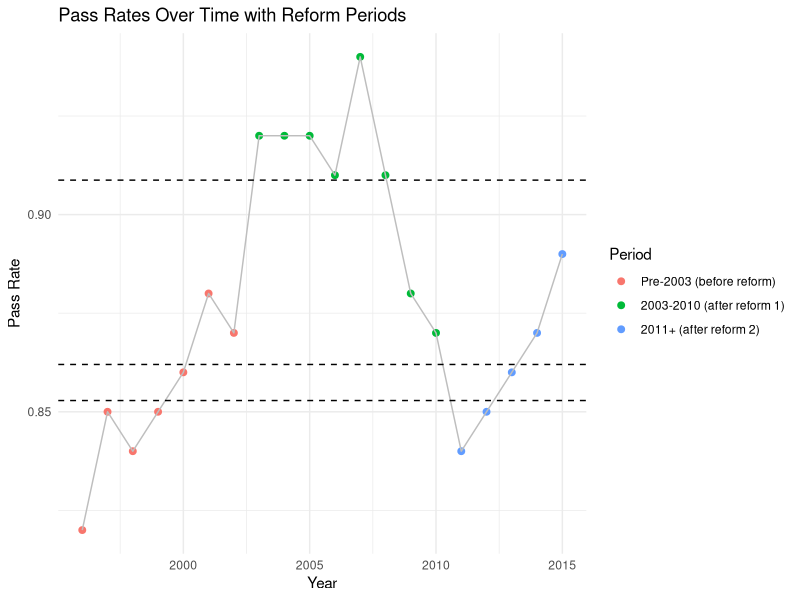
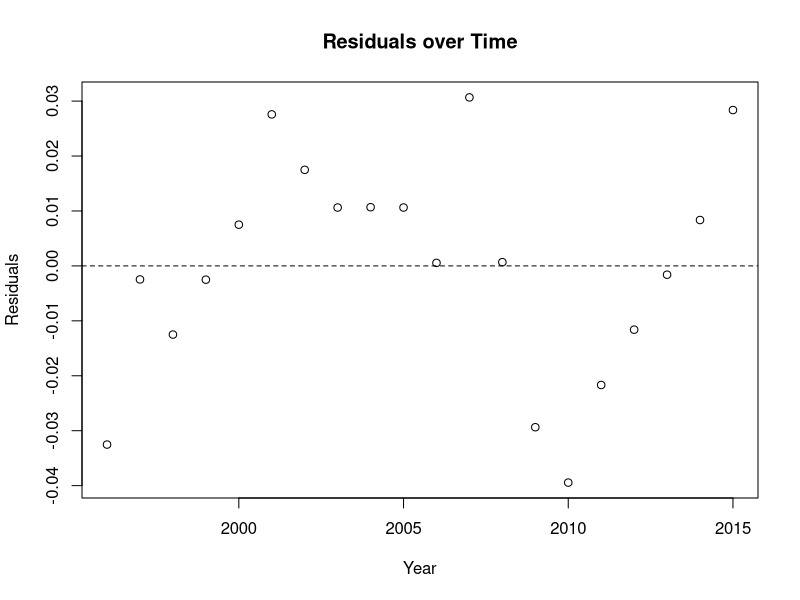
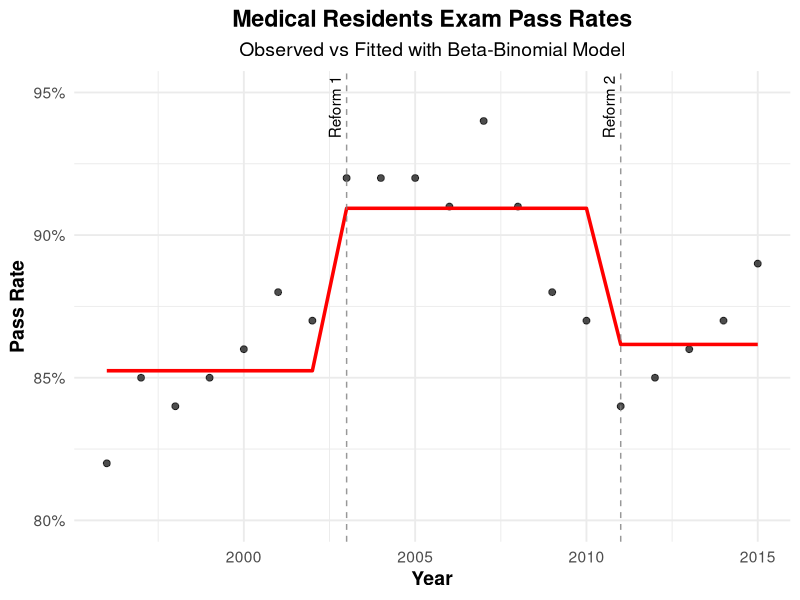
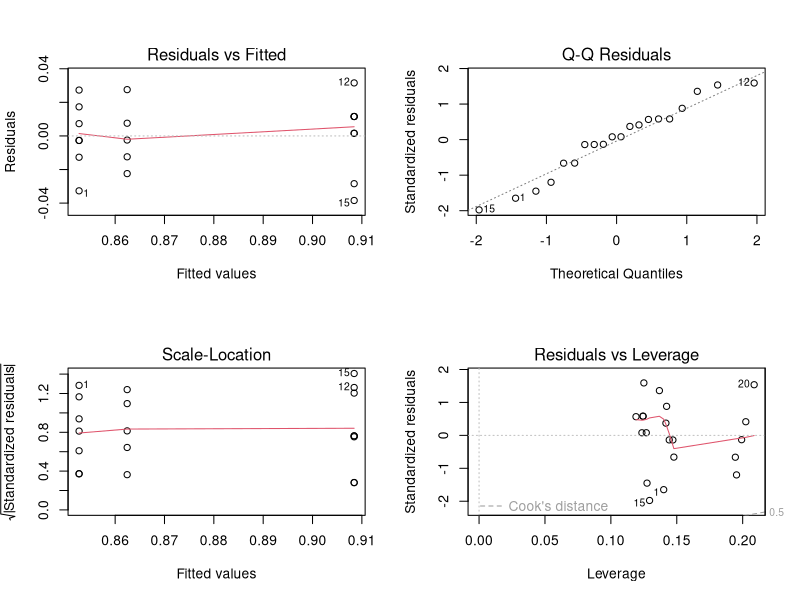
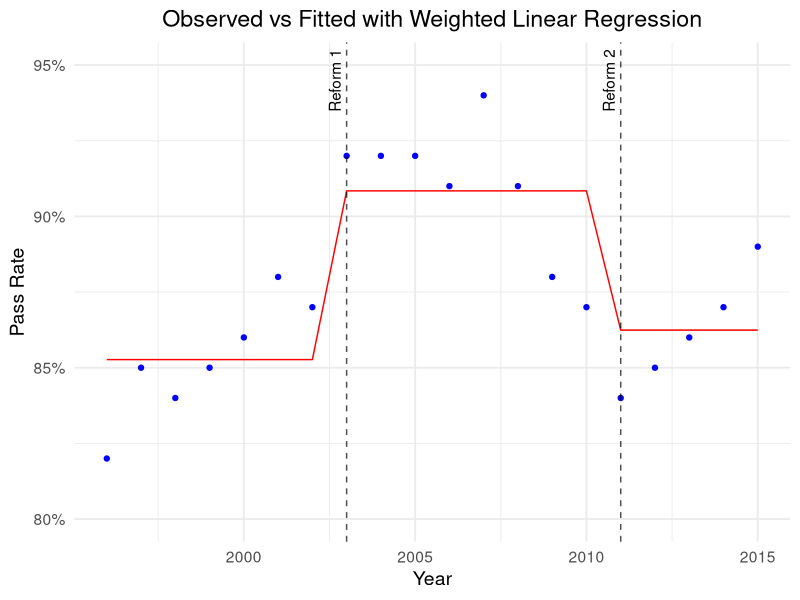

Source code (R) for these figures, in order:
## ---- chunk 1
data <- read.table("data.txt", header = TRUE, as.is = TRUE)
head(data)
## ---- chunk 2
library(dplyr)
library(ggplot2)

# Split up reform periods
data$Period <- cut(
  data$Year,
  breaks = c(1995, 2002, 2010, 2020),
  labels = c(
    "Pre-2003 (before reform)",
    "2003-2010 (after reform 1)",
    "2011+ (after reform 2)"
  )
)

# Compute average Pct for each period
period_means <- data |>
  group_by(Period) |>
  summarise(mean_pct = mean(Pct, na.rm = TRUE))

# Plot points, lines, and dashed horizontal lines
ggplot(data, aes(x = Year, y = Pct, color = Period)) +
  geom_point(size = 2) +
  geom_line(aes(group = 1), color = "grey") +
  geom_hline(
    data = period_means,
    aes(yintercept = mean_pct),
    linetype = "dashed",
    color = "black"
  ) +
  labs(
    title = "Pass Rates Over Time with Reform Periods",
    y = "Pass Rate",
    x = "Year"
  ) +
  theme_minimal()

aggregate(Pct ~ Period, data, mean)
## ---- chunk 3
library(VGAM)
library(ggplot2)
library(dplyr)
library(scales)
library(broom)
library(car)
library(sandwich)
## ---- chunk 4

x <- read.table("data.txt", header = TRUE, as.is = TRUE)

x$Pass <- round(x$N * x$Pct)
x$Fail <- x$N - x$Pass

x$timeperiod <- rep(1, nrow(x))
x$timeperiod[x$Year > 2002] <- 2
x$timeperiod[x$Year > 2010] <- 3
x$timeperiod <- factor(x$timeperiod, levels = c(1,2,3), 
                       labels = c("tp1","tp2","tp3"))

bb_model <- vglm(cbind(Pass, Fail) ~ timeperiod, betabinomial, data = x)
binomial_model <- glm(cbind(Pass, Fail) ~ timeperiod, family = binomial, data = x)


coef_all <- Coef(bb_model)
se_all   <- sqrt(diag(vcov(bb_model)))

coef_mu  <- coef_all[c("(Intercept):1", "timeperiodtp2", "timeperiodtp3")]
coef_rho <- coef_all["(Intercept):2"]

se_mu  <- se_all[c("(Intercept):1", "timeperiodtp2", "timeperiodtp3")]
se_rho <- se_all["(Intercept):2"]

z_mu  <- coef_mu / se_mu
z_rho <- coef_rho / se_rho

p_mu  <- 2 * pnorm(-abs(z_mu))
p_rho <- 2 * pnorm(-abs(z_rho))

odds_ratios <- exp(coef_mu)
pred_probs  <- plogis(coef_mu)

ci_lower <- exp(coef_mu - 1.96*se_mu)
ci_upper <- exp(coef_mu + 1.96*se_mu)

summary_table <- data.frame(
  Predictor = c("(Intercept) mu", "timeperiodtp2", "timeperiodtp3", "(Intercept) rho"),
  Log_Odds  = round(c(coef_mu, coef_rho), 3),
  Std_Error = round(c(se_mu, se_rho), 3),
  Z_value   = round(c(z_mu, z_rho), 3),
  P_value   = signif(c(p_mu, p_rho), 3),
  Odds_Ratio = c(round(odds_ratios,3), NA),
  CI_lower   = c(round(ci_lower,3), NA),
  CI_upper   = c(round(ci_upper,3), NA),
  Predicted_Prob = c(round(pred_probs,3), NA)
)
print("=== Model Summary Table (aligned correctly) ===")
print(summary_table)

cat("Beta-Binomial AIC:", AIC(bb_model), "\n")
cat("Standard Binomial AIC:", AIC(binomial_model), "\n")

x$fitted_prob <- fitted(bb_model)[,1]
x$resid_resp  <- residuals(bb_model, type = "response")
## ---- chunk 5
# Residual Plot
plot(x$Year, x$resid_resp,
     main = "Residuals over Time",
     xlab = "Year", ylab = "Residuals")
abline(h=0,lty=2)
par(mfrow = c(1,1))
## ---- chunk 6
library(VGAM)
library(dplyr)
library(broom)

# --- Fit models ---
binomial_model <- glm(cbind(Pass, Fail) ~ timeperiod, family = binomial, data = x)
bb_model <- vglm(cbind(Pass, Fail) ~ timeperiod, betabinomial, data = x)

# --- 1. Model comparison (AIC) ---
aic_table <- data.frame(
  Model = c("Binomial", "Beta-binomial"),
  AIC   = c(AIC(binomial_model), AIC(bb_model))
)

# --- 2. Dispersion parameter from beta-binomial ---
coef_all <- Coef(bb_model)
dispersion_param <- coef_all["(Intercept):2"]

# --- 3. Predicted probabilities with CIs ---
newdat <- data.frame(timeperiod = factor(c("tp1","tp2","tp3"),
                                         levels = levels(x$timeperiod)))

pred_link <- predict(bb_model, newdata = newdat, type = "link", se.fit = TRUE)
pred_prob <- plogis(pred_link$fit)
ci_lower  <- plogis(pred_link$fit - 1.96 * pred_link$se.fit)
ci_upper  <- plogis(pred_link$fit + 1.96 * pred_link$se.fit)

pred_table <- data.frame(
  Period = newdat$timeperiod,
  Pred_Prob = round(pred_prob, 3),
  CI_lower  = round(ci_lower, 3),
  CI_upper  = round(ci_upper, 3)
)

# --- 4. Combine summary results ---
list(
  AICs = aic_table,
  Dispersion = dispersion_param,
  Predictions = pred_table
)

# Extract dispersion coefficient (logit scale)
disp_coef <- Coef(bb_model)["(Intercept):2"]

# Back-transform from logit to get rho (dispersion parameter)
disp_param <- plogis(disp_coef)

cat("Dispersion coefficient (logit scale):", disp_coef, "\n")
cat("Estimated dispersion parameter (rho):", disp_param, "\n")


## ---- chunk 7
ggplot(x, aes(x = Year)) +
  geom_point(aes(y = Pct), color = "black", size = 2, alpha = 0.7) +
  geom_line(aes(y = fitted_prob), color = "red", size = 1.2) +
  geom_vline(xintercept = c(2003, 2011), linetype = "dashed", color = "gray50", alpha = 0.8) +
  annotate("text", x = 2003, y = 0.945, label = "Reform 1", angle = 90, vjust = -0.5) +
  annotate("text", x = 2011, y = 0.945, label = "Reform 2", angle = 90, vjust = -0.5) +
  labs(
    title = "Medical Residents Exam Pass Rates",
    subtitle = "Observed vs Fitted with Beta-Binomial Model",
    y = "Pass Rate",
    x = "Year"
  ) +
  scale_y_continuous(limits = c(0.8, 0.95), labels = scales::percent) +
  theme_minimal(base_size = 14) +
  theme(
    plot.title = element_text(hjust = 0.5, face = "bold"),
    plot.subtitle = element_text(hjust = 0.5),
    axis.title = element_text(face = "bold")
  )
## ---- chunk 8

# linear model fit 
linear_model <- lm(Pct ~ timeperiod, data = x, weights = N)
tidy(linear_model, conf.int = TRUE)

# predicted period means with 95% ci 
newdat <- data.frame(timeperiod = factor(c("tp1","tp2","tp3"), 
                                         levels=c("tp1","tp2","tp3")))
pred <- predict(linear_model, 
                newdata = newdat, se.fit = TRUE)

# SEs for predictions
X <- model.matrix(~ timeperiod, newdat)
Vrob <- vcovHC(linear_model, type = "HC1")
se_pred <- sqrt(diag(X %*% Vrob %*% t(X)))
cbind(newdat,
      fit = pred$fit,
      lo = pred$fit - 1.96*se_pred,
      hi = pred$fit + 1.96*se_pred)

# tp3 vs tp2
linearHypothesis(linear_model, "timeperiodtp3 - timeperiodtp2 = 0", vcov.=vcovHC(linear_model, type="HC1"))

# residual plots
par(mfrow=c(2,2))
plot(linear_model)
par(mfrow=c(1,1))

# can do aic comparing with / without time period (chat?)
# i will finish writing the confidence interval stuff later
## ---- chunk 9

x$fitted_lm <- predict(linear_model, newdata = x)

ggplot(x, aes(x = Year)) +
  geom_point(aes(y = Pct), color = "blue") +  
  geom_line(aes(y = fitted_lm), color = "red") +         
  geom_vline(xintercept = c(2003, 2011), linetype = "dashed", color = "black", alpha = 0.7) +
  annotate("text", x = 2003, y = 0.945, label = "Reform 1", angle = 90, vjust = -0.5) +
  annotate("text", x = 2011, y = 0.945, label = "Reform 2", angle = 90, vjust = -0.5) +
  labs(title = "Observed vs Fitted with Weighted Linear Regression",
       y = "Pass Rate",
       x = "Year") +
  scale_y_continuous(limits = c(0.8, 0.95), labels = percent) +
  theme_minimal(base_size = 14) +
  theme(
    plot.title = element_text(hjust = 0.5),
    plot.subtitle = element_text(hjust = 0.5),
    axis.title = element_text()
  )
